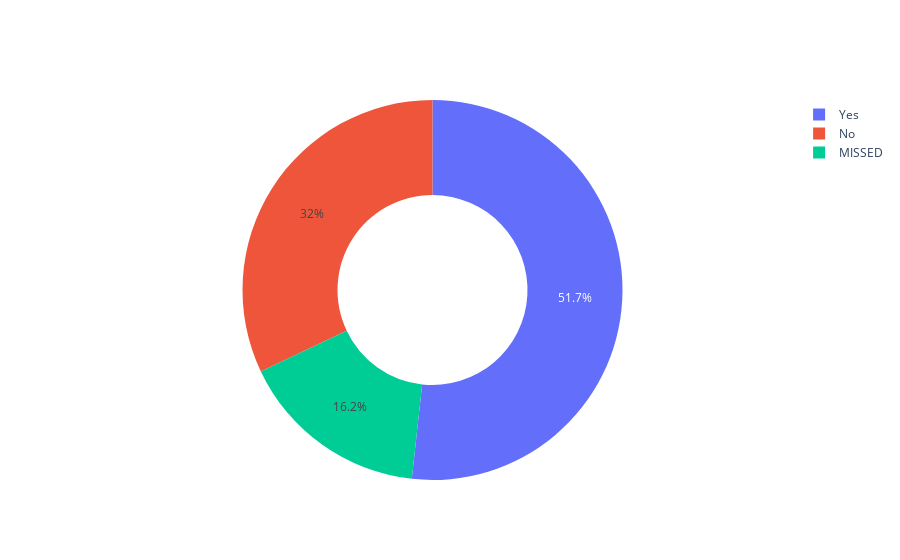

Notebook source saved alongside this figure:
### Code cell
import plotly.graph_objects as go

values = df['compliance'].value_counts(normalize=True) * 100
labels = df['compliance'].value_counts().index.tolist()

print(values)

# Use `hole` to create a donut-like pie chart
fig = go.Figure(data=[go.Pie(labels=labels, values=values, hole=.5)])
fig.show()

### Figure 1 — Plotly figure (JSON) as saved in the notebook; plotly's stock layout.template omitted (floating-point values rounded to 4 significant figures)
{"data": [{"hole": 0.5, "labels": ["Yes", "No", "MISSED"], "type": "pie", "values": [51.74, 32.05, 16.22]}], "layout": {}}
